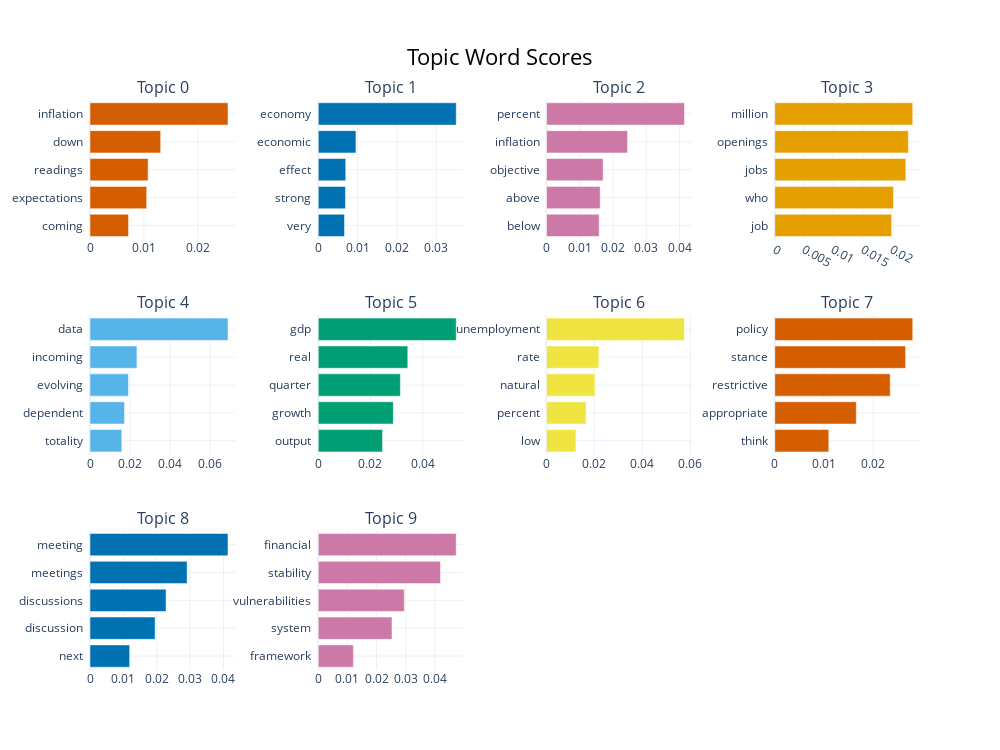

This figure's notebook cell:
### Markdown cell above
## 3. Visualization (Global Topics)

### Code cell
topic_model.visualize_barchart(top_n_topics=10)

### Figure 1 — Plotly figure (JSON) as saved in the notebook; plotly's stock layout.template omitted (floating-point values rounded to 4 significant figures)
{"data": [{"marker": {"color": "#D55E00"}, "orientation": "h", "type": "bar", "x": [0.007149, 0.01052, 0.01078, 0.01311, 0.0256], "xaxis": "x", "y": ["coming  ", "expectations  ", "readings  ", "down  ", "inflation  "], "yaxis": "y"}, {"marker": {"color": "#0072B2"}, "orientation": "h", "type": "bar", "x": [0.006667, 0.006911, 0.006978, 0.009573, 0.03504], "xaxis": "x2", "y": ["very  ", "strong  ", "effect  ", "economic  ", "economy  "], "yaxis": "y2"}, {"marker": {"color": "#CC79A7"}, "orientation": "h", "type": "bar", "x": [0.01582, 0.01615, 0.01702, 0.02436, 0.04147], "xaxis": "x3", "y": ["below  ", "above  ", "objective  ", "inflation  ", "percent  "], "yaxis": "y3"}, {"marker": {"color": "#E69F00"}, "orientation": "h", "type": "bar", "x": [0.01995, 0.02028, 0.0224, 0.02282, 0.02357], "xaxis": "x4", "y": ["job  ", "who  ", "jobs  ", "openings  ", "million  "], "yaxis": "y4"}, {"marker": {"color": "#56B4E9"}, "orientation": "h", "type": "bar", "x": [0.01592, 0.01731, 0.01924, 0.02349, 0.06908], "xaxis": "x5", "y": ["totality  ", "dependent  ", "evolving  ", "incoming  ", "data  "], "yaxis": "y5"}, {"marker": {"color": "#009E73"}, "orientation": "h", "type": "bar", "x": [0.02461, 0.02875, 0.03146, 0.03429, 0.05285], "xaxis": "x6", "y": ["output  ", "growth  ", "quarter  ", "real  ", "gdp  "], "yaxis": "y6"}, {"marker": {"color": "#F0E442"}, "orientation": "h", "type": "bar", "x": [0.01227, 0.01651, 0.0202, 0.02184, 0.05754], "xaxis": "x7", "y": ["low  ", "percent  ", "natural  ", "rate  ", "unemployment  "], "yaxis": "y7"}, {"marker": {"color": "#D55E00"}, "orientation": "h", "type": "bar", "x": [0.01099, 0.01658, 0.02347, 0.02659, 0.02805], "xaxis": "x8", "y": ["think  ", "appropriate  ", "restrictive  ", "stance  ", "policy  "], "yaxis": "y8"}, {"marker": {"color": "#0072B2"}, "orientation": "h", "type": "bar", "x": [0.01189, 0.01952, 0.0228, 0.02912, 0.04137], "xaxis": "x9", "y": ["next  ", "discussion  ", "discussions  ", "meetings  ", "meeting  "], "yaxis": "y9"}, {"marker": {"color": "#CC79A7"}, "orientation": "h", "type": "bar", "x": [0.01205, 0.02528, 0.02951, 0.04191, 0.04731], "xaxis": "x10", "y": ["framework  ", "system  ", "vulnerabilities  ", "stability  ", "financial  "], "yaxis": "y10"}], "layout": {"annotations": [{"font": {"size": 16}, "showarrow": false, "text": "Topic 0", "x": 0.0875, "xanchor": "center", "xref": "paper", "y": 1, "yanchor": "bottom", "yref": "paper"}, {"font": {"size": 16}, "showarrow": false, "text": "Topic 1", "x": 0.3625, "xanchor": "center", "xref": "paper", "y": 1, "yanchor": "bottom", "yref": "paper"}, {"font": {"size": 16}, "showarrow": false, "text": "Topic 2", "x": 0.6375, "xanchor": "center", "xref": "paper", "y": 1, "yanchor": "bottom", "yref": "paper"}, {"font": {"size": 16}, "showarrow": false, "text": "Topic 3", "x": 0.9125, "xanchor": "center", "xref": "paper", "y": 1, "yanchor": "bottom", "yref": "paper"}, {"font": {"size": 16}, "showarrow": false, "text": "Topic 4", "x": 0.0875, "xanchor": "center", "xref": "paper", "y": 0.6222, "yanchor": "bottom", "yref": "paper"}, {"font": {"size": 16}, "showarrow": false, "text": "Topic 5", "x": 0.3625, "xanchor": "center", "xref": "paper", "y": 0.6222, "yanchor": "bottom", "yref": "paper"}, {"font": {"size": 16}, "showarrow": false, "text": "Topic 6", "x": 0.6375, "xanchor": "center", "xref": "paper", "y": 0.6222, "yanchor": "bottom", "yref": "paper"}, {"font": {"size": 16}, "showarrow": false, "text": "Topic 7", "x": 0.9125, "xanchor": "center", "xref": "paper", "y": 0.6222, "yanchor": "bottom", "yref": "paper"}, {"font": {"size": 16}, "showarrow": false, "text": "Topic 8", "x": 0.0875, "xanchor": "center", "xref": "paper", "y": 0.2444, "yanchor": "bottom", "yref": "paper"}, {"font": {"size": 16}, "showarrow": false, "text": "Topic 9", "x": 0.3625, "xanchor": "center", "xref": "paper", "y": 0.2444, "yanchor": "bottom", "yref": "paper"}], "height": 750, "hoverlabel": {"bgcolor": "white", "font": {"family": "Rockwell", "size": 16}}, "showlegend": false, "title": {"font": {"color": "Black", "size": 22}, "text": "Topic Word Scores", "x": 0.5, "xanchor": "center", "yanchor": "top"}, "width": 1000, "xaxis": {"anchor": "y", "domain": [0, 0.175], "showgrid": true}, "xaxis10": {"anchor": "y10", "domain": [0.275, 0.45], "showgrid": true}, "xaxis11": {"anchor": "y11", "domain": [0.55, 0.725], "showgrid": true}, "xaxis12": {"anchor": "y12", "domain": [0.825, 1], "showgrid": true}, "xaxis2": {"anchor": "y2", "domain": [0.275, 0.45], "showgrid": true}, "xaxis3": {"anchor": "y3", "domain": [0.55, 0.725], "showgrid": true}, "xaxis4": {"anchor": "y4", "domain": [0.825, 1], "showgrid": true}, "xaxis5": {"anchor": "y5", "domain": [0, 0.175], "showgrid": true}, "xaxis6": {"anchor": "y6", "domain": [0.275, 0.45], "showgrid": true}, "xaxis7": {"anchor": "y7", "domain": [0.55, 0.725], "showgrid": true}, "xaxis8": {"anchor": "y8", "domain": [0.825, 1], "showgrid": true}, "xaxis9": {"anchor": "y9", "domain": [0, 0.175], "showgrid": true}, "yaxis": {"anchor": "x", "domain": [0.7556, 1], "showgrid": true}, "yaxis10": {"anchor": "x10", "domain": [0, 0.2444], "showgrid": true}, "yaxis11": {"anchor": "x11", "domain": [0, 0.2444], "showgrid": true}, "yaxis12": {"anchor": "x12", "domain": [0, 0.2444], "showgrid": true}, "yaxis2": {"anchor": "x2", "domain": [0.7556, 1], "showgrid": true}, "yaxis3": {"anchor": "x3", "domain": [0.7556, 1], "showgrid": true}, "yaxis4": {"anchor": "x4", "domain": [0.7556, 1], "showgrid": true}, "yaxis5": {"anchor": "x5", "domain": [0.3778, 0.6222], "showgrid": true}, "yaxis6": {"anchor": "x6", "domain": [0.3778, 0.6222], "showgrid": true}, "yaxis7": {"anchor": "x7", "domain": [0.3778, 0.6222], "showgrid": true}, "yaxis8": {"anchor": "x8", "domain": [0.3778, 0.6222], "showgrid": true}, "yaxis9": {"anchor": "x9", "domain": [0, 0.2444], "showgrid": true}}}
